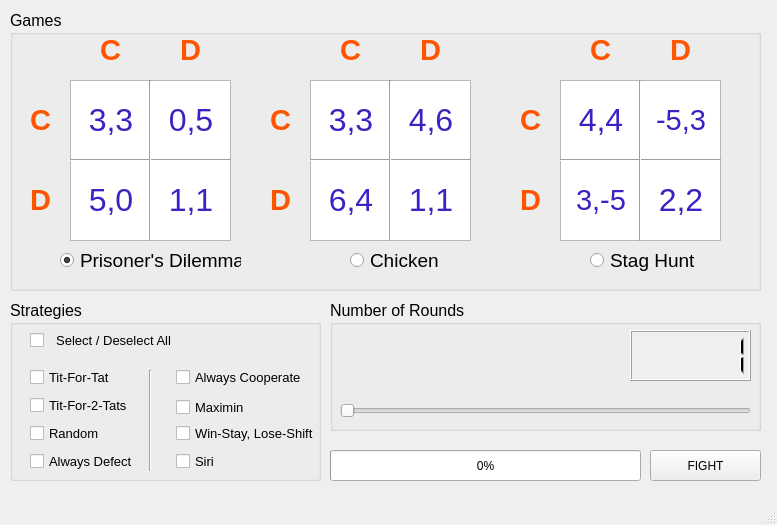
<?xml version="1.0" encoding="UTF-8"?>
<ui version="4.0">
 <class>HungryGames</class>
 <widget class="QMainWindow" name="HungryGames">
  <property name="geometry">
   <rect>
    <x>0</x>
    <y>0</y>
    <width>777</width>
    <height>525</height>
   </rect>
  </property>
  <property name="sizePolicy">
   <sizepolicy hsizetype="Fixed" vsizetype="Fixed">
    <horstretch>0</horstretch>
    <verstretch>0</verstretch>
   </sizepolicy>
  </property>
  <property name="minimumSize">
   <size>
    <width>777</width>
    <height>525</height>
   </size>
  </property>
  <property name="maximumSize">
   <size>
    <width>777</width>
    <height>525</height>
   </size>
  </property>
  <property name="windowTitle">
   <string>Hungrygames</string>
  </property>
  <property name="unifiedTitleAndToolBarOnMac">
   <bool>false</bool>
  </property>
  <widget class="QWidget" name="centralwidget">
   <widget class="QGroupBox" name="gamebox">
    <property name="geometry">
     <rect>
      <x>10</x>
      <y>10</y>
      <width>751</width>
      <height>281</height>
     </rect>
    </property>
    <property name="palette">
     <palette>
      <active>
       <colorrole role="Button">
        <brush brushstyle="SolidPattern">
         <color alpha="255">
          <red>235</red>
          <green>224</green>
          <blue>231</blue>
         </color>
        </brush>
       </colorrole>
      </active>
      <inactive>
       <colorrole role="Button">
        <brush brushstyle="SolidPattern">
         <color alpha="255">
          <red>235</red>
          <green>224</green>
          <blue>231</blue>
         </color>
        </brush>
       </colorrole>
      </inactive>
      <disabled>
       <colorrole role="Button">
        <brush brushstyle="SolidPattern">
         <color alpha="255">
          <red>235</red>
          <green>224</green>
          <blue>231</blue>
         </color>
        </brush>
       </colorrole>
      </disabled>
     </palette>
    </property>
    <property name="font">
     <font>
      <pointsize>12</pointsize>
     </font>
    </property>
    <property name="autoFillBackground">
     <bool>false</bool>
    </property>
    <property name="title">
     <string>Games</string>
    </property>
    <property name="flat">
     <bool>false</bool>
    </property>
    <widget class="QTableView" name="Game1">
     <property name="geometry">
      <rect>
       <x>60</x>
       <y>70</y>
       <width>161</width>
       <height>161</height>
      </rect>
     </property>
    </widget>
    <widget class="QRadioButton" name="prisonersdillema">
     <property name="geometry">
      <rect>
       <x>50</x>
       <y>240</y>
       <width>181</width>
       <height>21</height>
      </rect>
     </property>
     <property name="font">
      <font>
       <pointsize>14</pointsize>
      </font>
     </property>
     <property name="text">
      <string>Prisoner's Dilemma</string>
     </property>
     <property name="checked">
      <bool>true</bool>
     </property>
    </widget>
    <widget class="QRadioButton" name="chicken">
     <property name="geometry">
      <rect>
       <x>340</x>
       <y>240</y>
       <width>91</width>
       <height>21</height>
      </rect>
     </property>
     <property name="font">
      <font>
       <pointsize>14</pointsize>
      </font>
     </property>
     <property name="text">
      <string>Chicken</string>
     </property>
    </widget>
    <widget class="QRadioButton" name="staghunt">
     <property name="geometry">
      <rect>
       <x>580</x>
       <y>240</y>
       <width>111</width>
       <height>21</height>
      </rect>
     </property>
     <property name="font">
      <font>
       <pointsize>14</pointsize>
      </font>
     </property>
     <property name="text">
      <string>Stag Hunt</string>
     </property>
    </widget>
    <widget class="Line" name="line">
     <property name="geometry">
      <rect>
       <x>60</x>
       <y>140</y>
       <width>161</width>
       <height>20</height>
      </rect>
     </property>
     <property name="orientation">
      <enum>Qt::Horizontal</enum>
     </property>
    </widget>
    <widget class="Line" name="line_3">
     <property name="geometry">
      <rect>
       <x>130</x>
       <y>70</y>
       <width>20</width>
       <height>161</height>
      </rect>
     </property>
     <property name="orientation">
      <enum>Qt::Vertical</enum>
     </property>
    </widget>
    <widget class="QLabel" name="label">
     <property name="geometry">
      <rect>
       <x>70</x>
       <y>90</y>
       <width>62</width>
       <height>41</height>
      </rect>
     </property>
     <property name="text">
      <string>&lt;html&gt;&lt;head/&gt;&lt;body&gt;&lt;p align=&quot;center&quot;&gt;&lt;span style=&quot; font-size:24pt; color:#3a23c3;&quot;&gt;3,3&lt;/span&gt;&lt;/p&gt;&lt;/body&gt;&lt;/html&gt;</string>
     </property>
    </widget>
    <widget class="QLabel" name="label_5">
     <property name="geometry">
      <rect>
       <x>70</x>
       <y>170</y>
       <width>62</width>
       <height>41</height>
      </rect>
     </property>
     <property name="text">
      <string>&lt;html&gt;&lt;head/&gt;&lt;body&gt;&lt;p align=&quot;center&quot;&gt;&lt;span style=&quot; font-size:24pt; color:#3a23c3;&quot;&gt;5,0&lt;/span&gt;&lt;/p&gt;&lt;/body&gt;&lt;/html&gt;</string>
     </property>
    </widget>
    <widget class="QLabel" name="label_6">
     <property name="geometry">
      <rect>
       <x>150</x>
       <y>90</y>
       <width>62</width>
       <height>41</height>
      </rect>
     </property>
     <property name="text">
      <string>&lt;html&gt;&lt;head/&gt;&lt;body&gt;&lt;p align=&quot;center&quot;&gt;&lt;span style=&quot; font-size:24pt; color:#3a23c3;&quot;&gt;0,5&lt;/span&gt;&lt;/p&gt;&lt;/body&gt;&lt;/html&gt;</string>
     </property>
    </widget>
    <widget class="QLabel" name="label_7">
     <property name="geometry">
      <rect>
       <x>150</x>
       <y>170</y>
       <width>62</width>
       <height>41</height>
      </rect>
     </property>
     <property name="text">
      <string>&lt;html&gt;&lt;head/&gt;&lt;body&gt;&lt;p align=&quot;center&quot;&gt;&lt;span style=&quot; font-size:24pt; color:#3a23c3;&quot;&gt;1,1&lt;/span&gt;&lt;/p&gt;&lt;/body&gt;&lt;/html&gt;</string>
     </property>
    </widget>
    <widget class="QLabel" name="label_2">
     <property name="geometry">
      <rect>
       <x>10</x>
       <y>90</y>
       <width>41</width>
       <height>41</height>
      </rect>
     </property>
     <property name="text">
      <string>&lt;html&gt;&lt;head/&gt;&lt;body&gt;&lt;p align=&quot;center&quot;&gt;&lt;span style=&quot; font-size:22pt; font-weight:600; color:#ff5500;&quot;&gt;C&lt;/span&gt;&lt;/p&gt;&lt;/body&gt;&lt;/html&gt;</string>
     </property>
    </widget>
    <widget class="QLabel" name="label_3">
     <property name="geometry">
      <rect>
       <x>160</x>
       <y>20</y>
       <width>41</width>
       <height>41</height>
      </rect>
     </property>
     <property name="text">
      <string>&lt;html&gt;&lt;head/&gt;&lt;body&gt;&lt;p align=&quot;center&quot;&gt;&lt;span style=&quot; font-size:22pt; font-weight:600; color:#ff5500;&quot;&gt;D&lt;/span&gt;&lt;/p&gt;&lt;/body&gt;&lt;/html&gt;</string>
     </property>
    </widget>
    <widget class="QLabel" name="label_4">
     <property name="geometry">
      <rect>
       <x>10</x>
       <y>170</y>
       <width>41</width>
       <height>41</height>
      </rect>
     </property>
     <property name="text">
      <string>&lt;html&gt;&lt;head/&gt;&lt;body&gt;&lt;p align=&quot;center&quot;&gt;&lt;span style=&quot; font-size:22pt; font-weight:600; color:#ff5500;&quot;&gt;D&lt;/span&gt;&lt;/p&gt;&lt;/body&gt;&lt;/html&gt;</string>
     </property>
    </widget>
    <widget class="QLabel" name="label_8">
     <property name="geometry">
      <rect>
       <x>80</x>
       <y>20</y>
       <width>41</width>
       <height>41</height>
      </rect>
     </property>
     <property name="text">
      <string>&lt;html&gt;&lt;head/&gt;&lt;body&gt;&lt;p align=&quot;center&quot;&gt;&lt;span style=&quot; font-size:22pt; font-weight:600; color:#ff5500;&quot;&gt;C&lt;/span&gt;&lt;/p&gt;&lt;/body&gt;&lt;/html&gt;</string>
     </property>
    </widget>
    <widget class="QLabel" name="label_9">
     <property name="geometry">
      <rect>
       <x>400</x>
       <y>20</y>
       <width>41</width>
       <height>41</height>
      </rect>
     </property>
     <property name="text">
      <string>&lt;html&gt;&lt;head/&gt;&lt;body&gt;&lt;p align=&quot;center&quot;&gt;&lt;span style=&quot; font-size:22pt; font-weight:600; color:#ff5500;&quot;&gt;D&lt;/span&gt;&lt;/p&gt;&lt;/body&gt;&lt;/html&gt;</string>
     </property>
    </widget>
    <widget class="QLabel" name="label_10">
     <property name="geometry">
      <rect>
       <x>310</x>
       <y>90</y>
       <width>62</width>
       <height>41</height>
      </rect>
     </property>
     <property name="text">
      <string>&lt;html&gt;&lt;head/&gt;&lt;body&gt;&lt;p align=&quot;center&quot;&gt;&lt;span style=&quot; font-size:28pt; font-weight:600; color:#3a23c3;&quot;&gt;3,3&lt;/span&gt;&lt;/p&gt;&lt;/body&gt;&lt;/html&gt;</string>
     </property>
    </widget>
    <widget class="QLabel" name="label_11">
     <property name="geometry">
      <rect>
       <x>390</x>
       <y>90</y>
       <width>62</width>
       <height>41</height>
      </rect>
     </property>
     <property name="text">
      <string>&lt;html&gt;&lt;head/&gt;&lt;body&gt;&lt;p align=&quot;center&quot;&gt;&lt;span style=&quot; font-size:28pt; font-weight:600; color:#3a23c3;&quot;&gt;0,5&lt;/span&gt;&lt;/p&gt;&lt;/body&gt;&lt;/html&gt;</string>
     </property>
    </widget>
    <widget class="QLabel" name="label_12">
     <property name="geometry">
      <rect>
       <x>310</x>
       <y>170</y>
       <width>62</width>
       <height>41</height>
      </rect>
     </property>
     <property name="text">
      <string>&lt;html&gt;&lt;head/&gt;&lt;body&gt;&lt;p align=&quot;center&quot;&gt;&lt;span style=&quot; font-size:28pt; font-weight:600; color:#3a23c3;&quot;&gt;1,1&lt;/span&gt;&lt;/p&gt;&lt;/body&gt;&lt;/html&gt;</string>
     </property>
    </widget>
    <widget class="QLabel" name="label_13">
     <property name="geometry">
      <rect>
       <x>390</x>
       <y>170</y>
       <width>62</width>
       <height>41</height>
      </rect>
     </property>
     <property name="text">
      <string>&lt;html&gt;&lt;head/&gt;&lt;body&gt;&lt;p align=&quot;center&quot;&gt;&lt;span style=&quot; font-size:28pt; font-weight:600; color:#3a23c3;&quot;&gt;5,0&lt;/span&gt;&lt;/p&gt;&lt;/body&gt;&lt;/html&gt;</string>
     </property>
    </widget>
    <widget class="QTableView" name="Game1_2">
     <property name="geometry">
      <rect>
       <x>300</x>
       <y>70</y>
       <width>161</width>
       <height>161</height>
      </rect>
     </property>
    </widget>
    <widget class="Line" name="line_4">
     <property name="geometry">
      <rect>
       <x>300</x>
       <y>140</y>
       <width>161</width>
       <height>20</height>
      </rect>
     </property>
     <property name="orientation">
      <enum>Qt::Horizontal</enum>
     </property>
    </widget>
    <widget class="Line" name="line_5">
     <property name="geometry">
      <rect>
       <x>370</x>
       <y>70</y>
       <width>20</width>
       <height>161</height>
      </rect>
     </property>
     <property name="orientation">
      <enum>Qt::Vertical</enum>
     </property>
    </widget>
    <widget class="QLabel" name="label_14">
     <property name="geometry">
      <rect>
       <x>250</x>
       <y>90</y>
       <width>41</width>
       <height>41</height>
      </rect>
     </property>
     <property name="text">
      <string>&lt;html&gt;&lt;head/&gt;&lt;body&gt;&lt;p align=&quot;center&quot;&gt;&lt;span style=&quot; font-size:22pt; font-weight:600; color:#ff5500;&quot;&gt;C&lt;/span&gt;&lt;/p&gt;&lt;/body&gt;&lt;/html&gt;</string>
     </property>
    </widget>
    <widget class="QLabel" name="label_15">
     <property name="geometry">
      <rect>
       <x>250</x>
       <y>170</y>
       <width>41</width>
       <height>41</height>
      </rect>
     </property>
     <property name="text">
      <string>&lt;html&gt;&lt;head/&gt;&lt;body&gt;&lt;p align=&quot;center&quot;&gt;&lt;span style=&quot; font-size:22pt; font-weight:600; color:#ff5500;&quot;&gt;D&lt;/span&gt;&lt;/p&gt;&lt;/body&gt;&lt;/html&gt;</string>
     </property>
    </widget>
    <widget class="QLabel" name="label_16">
     <property name="geometry">
      <rect>
       <x>320</x>
       <y>20</y>
       <width>41</width>
       <height>41</height>
      </rect>
     </property>
     <property name="text">
      <string>&lt;html&gt;&lt;head/&gt;&lt;body&gt;&lt;p align=&quot;center&quot;&gt;&lt;span style=&quot; font-size:22pt; font-weight:600; color:#ff5500;&quot;&gt;C&lt;/span&gt;&lt;/p&gt;&lt;/body&gt;&lt;/html&gt;</string>
     </property>
    </widget>
    <widget class="QLabel" name="label_17">
     <property name="geometry">
      <rect>
       <x>650</x>
       <y>20</y>
       <width>41</width>
       <height>41</height>
      </rect>
     </property>
     <property name="text">
      <string>&lt;html&gt;&lt;head/&gt;&lt;body&gt;&lt;p align=&quot;center&quot;&gt;&lt;span style=&quot; font-size:22pt; font-weight:600; color:#ff5500;&quot;&gt;D&lt;/span&gt;&lt;/p&gt;&lt;/body&gt;&lt;/html&gt;</string>
     </property>
    </widget>
    <widget class="QLabel" name="label_18">
     <property name="geometry">
      <rect>
       <x>560</x>
       <y>90</y>
       <width>62</width>
       <height>41</height>
      </rect>
     </property>
     <property name="text">
      <string>&lt;html&gt;&lt;head/&gt;&lt;body&gt;&lt;p align=&quot;center&quot;&gt;&lt;span style=&quot; font-size:28pt; font-weight:600; color:#3a23c3;&quot;&gt;3,3&lt;/span&gt;&lt;/p&gt;&lt;/body&gt;&lt;/html&gt;</string>
     </property>
    </widget>
    <widget class="QLabel" name="label_19">
     <property name="geometry">
      <rect>
       <x>640</x>
       <y>90</y>
       <width>62</width>
       <height>41</height>
      </rect>
     </property>
     <property name="text">
      <string>&lt;html&gt;&lt;head/&gt;&lt;body&gt;&lt;p align=&quot;center&quot;&gt;&lt;span style=&quot; font-size:28pt; font-weight:600; color:#3a23c3;&quot;&gt;0,5&lt;/span&gt;&lt;/p&gt;&lt;/body&gt;&lt;/html&gt;</string>
     </property>
    </widget>
    <widget class="QLabel" name="label_20">
     <property name="geometry">
      <rect>
       <x>560</x>
       <y>170</y>
       <width>62</width>
       <height>41</height>
      </rect>
     </property>
     <property name="text">
      <string>&lt;html&gt;&lt;head/&gt;&lt;body&gt;&lt;p align=&quot;center&quot;&gt;&lt;span style=&quot; font-size:28pt; font-weight:600; color:#3a23c3;&quot;&gt;1,1&lt;/span&gt;&lt;/p&gt;&lt;/body&gt;&lt;/html&gt;</string>
     </property>
    </widget>
    <widget class="QLabel" name="label_21">
     <property name="geometry">
      <rect>
       <x>640</x>
       <y>170</y>
       <width>62</width>
       <height>41</height>
      </rect>
     </property>
     <property name="text">
      <string>&lt;html&gt;&lt;head/&gt;&lt;body&gt;&lt;p align=&quot;center&quot;&gt;&lt;span style=&quot; font-size:28pt; font-weight:600; color:#3a23c3;&quot;&gt;5,0&lt;/span&gt;&lt;/p&gt;&lt;/body&gt;&lt;/html&gt;</string>
     </property>
    </widget>
    <widget class="QTableView" name="Game1_3">
     <property name="geometry">
      <rect>
       <x>550</x>
       <y>70</y>
       <width>161</width>
       <height>161</height>
      </rect>
     </property>
    </widget>
    <widget class="Line" name="line_6">
     <property name="geometry">
      <rect>
       <x>550</x>
       <y>140</y>
       <width>161</width>
       <height>20</height>
      </rect>
     </property>
     <property name="orientation">
      <enum>Qt::Horizontal</enum>
     </property>
    </widget>
    <widget class="Line" name="line_7">
     <property name="geometry">
      <rect>
       <x>620</x>
       <y>70</y>
       <width>20</width>
       <height>161</height>
      </rect>
     </property>
     <property name="orientation">
      <enum>Qt::Vertical</enum>
     </property>
    </widget>
    <widget class="QLabel" name="label_22">
     <property name="geometry">
      <rect>
       <x>500</x>
       <y>90</y>
       <width>41</width>
       <height>41</height>
      </rect>
     </property>
     <property name="text">
      <string>&lt;html&gt;&lt;head/&gt;&lt;body&gt;&lt;p align=&quot;center&quot;&gt;&lt;span style=&quot; font-size:22pt; font-weight:600; color:#ff5500;&quot;&gt;C&lt;/span&gt;&lt;/p&gt;&lt;/body&gt;&lt;/html&gt;</string>
     </property>
    </widget>
    <widget class="QLabel" name="label_23">
     <property name="geometry">
      <rect>
       <x>500</x>
       <y>170</y>
       <width>41</width>
       <height>41</height>
      </rect>
     </property>
     <property name="text">
      <string>&lt;html&gt;&lt;head/&gt;&lt;body&gt;&lt;p align=&quot;center&quot;&gt;&lt;span style=&quot; font-size:22pt; font-weight:600; color:#ff5500;&quot;&gt;D&lt;/span&gt;&lt;/p&gt;&lt;/body&gt;&lt;/html&gt;</string>
     </property>
    </widget>
    <widget class="QLabel" name="label_24">
     <property name="geometry">
      <rect>
       <x>570</x>
       <y>20</y>
       <width>41</width>
       <height>41</height>
      </rect>
     </property>
     <property name="text">
      <string>&lt;html&gt;&lt;head/&gt;&lt;body&gt;&lt;p align=&quot;center&quot;&gt;&lt;span style=&quot; font-size:22pt; font-weight:600; color:#ff5500;&quot;&gt;C&lt;/span&gt;&lt;/p&gt;&lt;/body&gt;&lt;/html&gt;</string>
     </property>
    </widget>
    <widget class="QLabel" name="label_25">
     <property name="geometry">
      <rect>
       <x>310</x>
       <y>90</y>
       <width>62</width>
       <height>41</height>
      </rect>
     </property>
     <property name="text">
      <string>&lt;html&gt;&lt;head/&gt;&lt;body&gt;&lt;p align=&quot;center&quot;&gt;&lt;span style=&quot; font-size:24pt; color:#3a23c3;&quot;&gt;3,3&lt;/span&gt;&lt;/p&gt;&lt;/body&gt;&lt;/html&gt;</string>
     </property>
    </widget>
    <widget class="QLabel" name="label_26">
     <property name="geometry">
      <rect>
       <x>390</x>
       <y>90</y>
       <width>62</width>
       <height>41</height>
      </rect>
     </property>
     <property name="text">
      <string>&lt;html&gt;&lt;head/&gt;&lt;body&gt;&lt;p align=&quot;center&quot;&gt;&lt;span style=&quot; font-size:24pt; color:#3a23c3;&quot;&gt;4,6&lt;/span&gt;&lt;/p&gt;&lt;/body&gt;&lt;/html&gt;</string>
     </property>
    </widget>
    <widget class="QLabel" name="label_27">
     <property name="geometry">
      <rect>
       <x>310</x>
       <y>170</y>
       <width>62</width>
       <height>41</height>
      </rect>
     </property>
     <property name="text">
      <string>&lt;html&gt;&lt;head/&gt;&lt;body&gt;&lt;p align=&quot;center&quot;&gt;&lt;span style=&quot; font-size:24pt; color:#3a23c3;&quot;&gt;6,4&lt;/span&gt;&lt;/p&gt;&lt;/body&gt;&lt;/html&gt;</string>
     </property>
    </widget>
    <widget class="QLabel" name="label_28">
     <property name="geometry">
      <rect>
       <x>390</x>
       <y>170</y>
       <width>62</width>
       <height>41</height>
      </rect>
     </property>
     <property name="text">
      <string>&lt;html&gt;&lt;head/&gt;&lt;body&gt;&lt;p align=&quot;center&quot;&gt;&lt;span style=&quot; font-size:24pt; color:#3a23c3;&quot;&gt;1,1&lt;/span&gt;&lt;/p&gt;&lt;/body&gt;&lt;/html&gt;</string>
     </property>
    </widget>
    <widget class="QLabel" name="label_29">
     <property name="geometry">
      <rect>
       <x>560</x>
       <y>90</y>
       <width>62</width>
       <height>41</height>
      </rect>
     </property>
     <property name="text">
      <string>&lt;html&gt;&lt;head/&gt;&lt;body&gt;&lt;p align=&quot;center&quot;&gt;&lt;span style=&quot; font-size:24pt; color:#3a23c3;&quot;&gt;4,4&lt;/span&gt;&lt;/p&gt;&lt;/body&gt;&lt;/html&gt;</string>
     </property>
    </widget>
    <widget class="QLabel" name="label_30">
     <property name="geometry">
      <rect>
       <x>640</x>
       <y>90</y>
       <width>62</width>
       <height>41</height>
      </rect>
     </property>
     <property name="text">
      <string>&lt;html&gt;&lt;head/&gt;&lt;body&gt;&lt;p align=&quot;center&quot;&gt;&lt;span style=&quot; font-size:22pt; color:#3a23c3;&quot;&gt;-5,3&lt;/span&gt;&lt;/p&gt;&lt;/body&gt;&lt;/html&gt;</string>
     </property>
    </widget>
    <widget class="QLabel" name="label_31">
     <property name="geometry">
      <rect>
       <x>560</x>
       <y>170</y>
       <width>62</width>
       <height>41</height>
      </rect>
     </property>
     <property name="text">
      <string>&lt;html&gt;&lt;head/&gt;&lt;body&gt;&lt;p align=&quot;center&quot;&gt;&lt;span style=&quot; font-size:22pt; color:#3a23c3;&quot;&gt;3,-5&lt;/span&gt;&lt;/p&gt;&lt;/body&gt;&lt;/html&gt;</string>
     </property>
    </widget>
    <widget class="QLabel" name="label_32">
     <property name="geometry">
      <rect>
       <x>640</x>
       <y>170</y>
       <width>62</width>
       <height>41</height>
      </rect>
     </property>
     <property name="text">
      <string>&lt;html&gt;&lt;head/&gt;&lt;body&gt;&lt;p align=&quot;center&quot;&gt;&lt;span style=&quot; font-size:24pt; color:#3a23c3;&quot;&gt;2,2&lt;/span&gt;&lt;/p&gt;&lt;/body&gt;&lt;/html&gt;</string>
     </property>
    </widget>
   </widget>
   <widget class="QProgressBar" name="progressBar">
    <property name="geometry">
     <rect>
      <x>330</x>
      <y>450</y>
      <width>311</width>
      <height>31</height>
     </rect>
    </property>
    <property name="sizePolicy">
     <sizepolicy hsizetype="Expanding" vsizetype="Expanding">
      <horstretch>0</horstretch>
      <verstretch>0</verstretch>
     </sizepolicy>
    </property>
    <property name="sizeIncrement">
     <size>
      <width>0</width>
      <height>0</height>
     </size>
    </property>
    <property name="baseSize">
     <size>
      <width>0</width>
      <height>0</height>
     </size>
    </property>
    <property name="value">
     <number>0</number>
    </property>
   </widget>
   <widget class="QToolButton" name="startbutton">
    <property name="geometry">
     <rect>
      <x>650</x>
      <y>450</y>
      <width>111</width>
      <height>31</height>
     </rect>
    </property>
    <property name="text">
     <string>FIGHT</string>
    </property>
   </widget>
   <widget class="QGroupBox" name="strategybox">
    <property name="geometry">
     <rect>
      <x>10</x>
      <y>300</y>
      <width>311</width>
      <height>181</height>
     </rect>
    </property>
    <property name="font">
     <font>
      <pointsize>12</pointsize>
     </font>
    </property>
    <property name="title">
     <string>Strategies</string>
    </property>
    <widget class="Line" name="line_2">
     <property name="geometry">
      <rect>
       <x>130</x>
       <y>70</y>
       <width>20</width>
       <height>101</height>
      </rect>
     </property>
     <property name="orientation">
      <enum>Qt::Vertical</enum>
     </property>
    </widget>
    <widget class="QCheckBox" name="referee">
     <property name="geometry">
      <rect>
       <x>20</x>
       <y>30</y>
       <width>151</width>
       <height>20</height>
      </rect>
     </property>
     <property name="font">
      <font>
       <pointsize>10</pointsize>
      </font>
     </property>
     <property name="text">
      <string>  Select / Deselect All</string>
     </property>
     <property name="checked">
      <bool>false</bool>
     </property>
    </widget>
    <widget class="QCheckBox" name="alwayscooperate">
     <property name="geometry">
      <rect>
       <x>166</x>
       <y>67</y>
       <width>138</width>
       <height>20</height>
      </rect>
     </property>
     <property name="font">
      <font>
       <pointsize>10</pointsize>
      </font>
     </property>
     <property name="text">
      <string>Always Cooperate</string>
     </property>
    </widget>
    <widget class="QCheckBox" name="siri">
     <property name="geometry">
      <rect>
       <x>166</x>
       <y>151</y>
       <width>87</width>
       <height>20</height>
      </rect>
     </property>
     <property name="font">
      <font>
       <pointsize>10</pointsize>
      </font>
     </property>
     <property name="text">
      <string>Siri</string>
     </property>
    </widget>
    <widget class="QCheckBox" name="maximin">
     <property name="geometry">
      <rect>
       <x>166</x>
       <y>97</y>
       <width>80</width>
       <height>20</height>
      </rect>
     </property>
     <property name="font">
      <font>
       <pointsize>10</pointsize>
      </font>
     </property>
     <property name="text">
      <string>Maximin</string>
     </property>
    </widget>
    <widget class="QCheckBox" name="winstayloseshift">
     <property name="geometry">
      <rect>
       <x>166</x>
       <y>123</y>
       <width>141</width>
       <height>20</height>
      </rect>
     </property>
     <property name="font">
      <font>
       <pointsize>10</pointsize>
      </font>
     </property>
     <property name="text">
      <string>Win-Stay, Lose-Shift</string>
     </property>
    </widget>
    <widget class="QCheckBox" name="titfortat">
     <property name="geometry">
      <rect>
       <x>20</x>
       <y>67</y>
       <width>98</width>
       <height>20</height>
      </rect>
     </property>
     <property name="font">
      <font>
       <pointsize>10</pointsize>
      </font>
     </property>
     <property name="text">
      <string>Tit-For-Tat</string>
     </property>
    </widget>
    <widget class="QCheckBox" name="alwaysdefect">
     <property name="geometry">
      <rect>
       <x>20</x>
       <y>151</y>
       <width>113</width>
       <height>20</height>
      </rect>
     </property>
     <property name="font">
      <font>
       <pointsize>10</pointsize>
      </font>
     </property>
     <property name="text">
      <string>Always Defect</string>
     </property>
    </widget>
    <widget class="QCheckBox" name="titfor2tats">
     <property name="geometry">
      <rect>
       <x>20</x>
       <y>95</y>
       <width>120</width>
       <height>20</height>
      </rect>
     </property>
     <property name="font">
      <font>
       <pointsize>10</pointsize>
      </font>
     </property>
     <property name="text">
      <string>Tit-For-2-Tats</string>
     </property>
    </widget>
    <widget class="QCheckBox" name="random">
     <property name="geometry">
      <rect>
       <x>20</x>
       <y>123</y>
       <width>77</width>
       <height>20</height>
      </rect>
     </property>
     <property name="font">
      <font>
       <pointsize>10</pointsize>
      </font>
     </property>
     <property name="text">
      <string>Random</string>
     </property>
    </widget>
   </widget>
   <widget class="QGroupBox" name="groupBox">
    <property name="geometry">
     <rect>
      <x>330</x>
      <y>300</y>
      <width>431</width>
      <height>131</height>
     </rect>
    </property>
    <property name="font">
     <font>
      <pointsize>12</pointsize>
     </font>
    </property>
    <property name="title">
     <string>Number of Rounds</string>
    </property>
    <widget class="QLCDNumber" name="roundsqty">
     <property name="geometry">
      <rect>
       <x>300</x>
       <y>30</y>
       <width>121</width>
       <height>51</height>
      </rect>
     </property>
     <property name="autoFillBackground">
      <bool>true</bool>
     </property>
     <property name="frameShape">
      <enum>QFrame::Box</enum>
     </property>
     <property name="frameShadow">
      <enum>QFrame::Raised</enum>
     </property>
     <property name="smallDecimalPoint">
      <bool>false</bool>
     </property>
     <property name="segmentStyle">
      <enum>QLCDNumber::Filled</enum>
     </property>
     <property name="value" stdset="0">
      <double>1.000000000000000</double>
     </property>
    </widget>
    <widget class="QSlider" name="horizontalSlider">
     <property name="geometry">
      <rect>
       <x>10</x>
       <y>100</y>
       <width>411</width>
       <height>22</height>
      </rect>
     </property>
     <property name="minimum">
      <number>1</number>
     </property>
     <property name="maximum">
      <number>1000</number>
     </property>
     <property name="orientation">
      <enum>Qt::Horizontal</enum>
     </property>
    </widget>
   </widget>
  </widget>
  <widget class="QMenuBar" name="menubar">
   <property name="geometry">
    <rect>
     <x>0</x>
     <y>0</y>
     <width>777</width>
     <height>22</height>
    </rect>
   </property>
  </widget>
  <widget class="QStatusBar" name="statusbar"/>
 </widget>
 <resources/>
 <connections>
  <connection>
   <sender>referee</sender>
   <signal>toggled(bool)</signal>
   <receiver>titfortat</receiver>
   <slot>setChecked(bool)</slot>
   <hints>
    <hint type="sourcelabel">
     <x>142</x>
     <y>371</y>
    </hint>
    <hint type="destinationlabel">
     <x>78</x>
     <y>400</y>
    </hint>
   </hints>
  </connection>
  <connection>
   <sender>referee</sender>
   <signal>toggled(bool)</signal>
   <receiver>titfor2tats</receiver>
   <slot>setChecked(bool)</slot>
   <hints>
    <hint type="sourcelabel">
     <x>111</x>
     <y>357</y>
    </hint>
    <hint type="destinationlabel">
     <x>136</x>
     <y>429</y>
    </hint>
   </hints>
  </connection>
  <connection>
   <sender>referee</sender>
   <signal>toggled(bool)</signal>
   <receiver>random</receiver>
   <slot>setChecked(bool)</slot>
   <hints>
    <hint type="sourcelabel">
     <x>113</x>
     <y>358</y>
    </hint>
    <hint type="destinationlabel">
     <x>106</x>
     <y>464</y>
    </hint>
   </hints>
  </connection>
  <connection>
   <sender>referee</sender>
   <signal>toggled(bool)</signal>
   <receiver>alwaysdefect</receiver>
   <slot>setChecked(bool)</slot>
   <hints>
    <hint type="sourcelabel">
     <x>126</x>
     <y>371</y>
    </hint>
    <hint type="destinationlabel">
     <x>57</x>
     <y>484</y>
    </hint>
   </hints>
  </connection>
  <connection>
   <sender>referee</sender>
   <signal>toggled(bool)</signal>
   <receiver>alwayscooperate</receiver>
   <slot>setChecked(bool)</slot>
   <hints>
    <hint type="sourcelabel">
     <x>163</x>
     <y>371</y>
    </hint>
    <hint type="destinationlabel">
     <x>217</x>
     <y>405</y>
    </hint>
   </hints>
  </connection>
  <connection>
   <sender>referee</sender>
   <signal>toggled(bool)</signal>
   <receiver>maximin</receiver>
   <slot>setChecked(bool)</slot>
   <hints>
    <hint type="sourcelabel">
     <x>112</x>
     <y>371</y>
    </hint>
    <hint type="destinationlabel">
     <x>239</x>
     <y>427</y>
    </hint>
   </hints>
  </connection>
  <connection>
   <sender>referee</sender>
   <signal>toggled(bool)</signal>
   <receiver>winstayloseshift</receiver>
   <slot>setChecked(bool)</slot>
   <hints>
    <hint type="sourcelabel">
     <x>109</x>
     <y>371</y>
    </hint>
    <hint type="destinationlabel">
     <x>218</x>
     <y>457</y>
    </hint>
   </hints>
  </connection>
  <connection>
   <sender>horizontalSlider</sender>
   <signal>valueChanged(int)</signal>
   <receiver>roundsqty</receiver>
   <slot>display(int)</slot>
   <hints>
    <hint type="sourcelabel">
     <x>581</x>
     <y>362</y>
    </hint>
    <hint type="destinationlabel">
     <x>727</x>
     <y>368</y>
    </hint>
   </hints>
  </connection>
  <connection>
   <sender>referee</sender>
   <signal>toggled(bool)</signal>
   <receiver>siri</receiver>
   <slot>setChecked(bool)</slot>
   <hints>
    <hint type="sourcelabel">
     <x>259</x>
     <y>365</y>
    </hint>
    <hint type="destinationlabel">
     <x>251</x>
     <y>486</y>
    </hint>
   </hints>
  </connection>
 </connections>
</ui>
